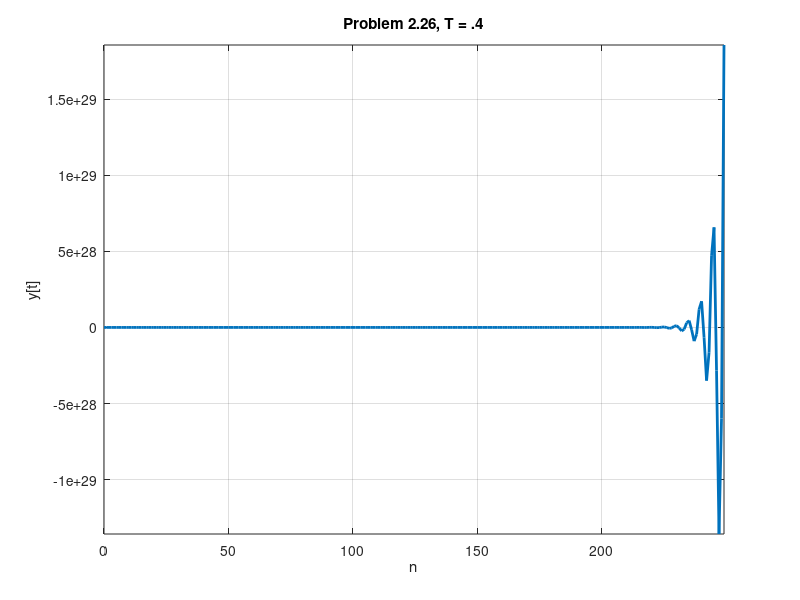

MATLAB code for this plot:
%Copyright (c) 2016, Austin Chase Minor
%All rights reserved.

%Redistribution and use in source and binary forms, with or without
%modification, are permitted provided that the following conditions are met:
%1. Redistributions of source code must retain the above copyright
%   notice, this list of conditions and the following disclaimer.
%2. Redistributions in binary form must reproduce the above copyright
%   notice, this list of conditions and the following disclaimer in the
%   documentation and/or other materials provided with the distribution.
%3. All advertising materials mentioning features or use of this software
%   must display the following acknowledgement:
%   This product includes software developed by Austin Minor.
%4. Neither the name of Austin Minor nor the
%   names of its contributors may be used to endorse or promote products
%   derived from this software without specific prior written permission.%
%
%THIS SOFTWARE IS PROVIDED BY Austin Minor ''AS IS'' AND ANY
%EXPRESS OR IMPLIED WARRANTIES, INCLUDING, BUT NOT LIMITED TO, THE IMPLIED
%WARRANTIES OF MERCHANTABILITY AND FITNESS FOR A PARTICULAR PURPOSE ARE
%DISCLAIMED. IN NO EVENT SHALL Austin Minor BE LIABLE FOR ANY
%DIRECT, INDIRECT, INCIDENTAL, SPECIAL, EXEMPLARY, OR CONSEQUENTIAL DAMAGES
%(INCLUDING, BUT NOT LIMITED TO, PROCUREMENT OF SUBSTITUTE GOODS OR SERVICES;
%LOSS OF USE, DATA, OR PROFITS; OR BUSINESS INTERRUPTION) HOWEVER CAUSED AND
%ON ANY THEORY OF LIABILITY, WHETHER IN CONTRACT, STRICT LIABILITY, OR TORT
%(INCLUDING NEGLIGENCE OR OTHERWISE) ARISING IN ANY WAY OUT OF THE USE OF THIS
%SOFTWARE, EVEN IF ADVISED OF THE POSSIBILITY OF SUCH DAMAGE.
%
%Author: Austin Minor
%Version: 2/10/16
%
%T = .1

T = .4;
length = 100;
num_points = length/T;
n = 0:num_points - 1;
y = zeros(1, num_points);

%y(0)
y(1) = 1;
y(2) = 1;
for i = 3:num_points
  y(i) = y(i-1)*(2-3*T) + y(i-2)*(-1-T-2*T^2);
end

plot(n, y, 'linewidth', 2)
xlabel('n')
ylabel('y[t]')
title('Problem 2.26, T = .4')
axis([0 max(n) (min(y) - 10) (max(y) + 10)])
grid on